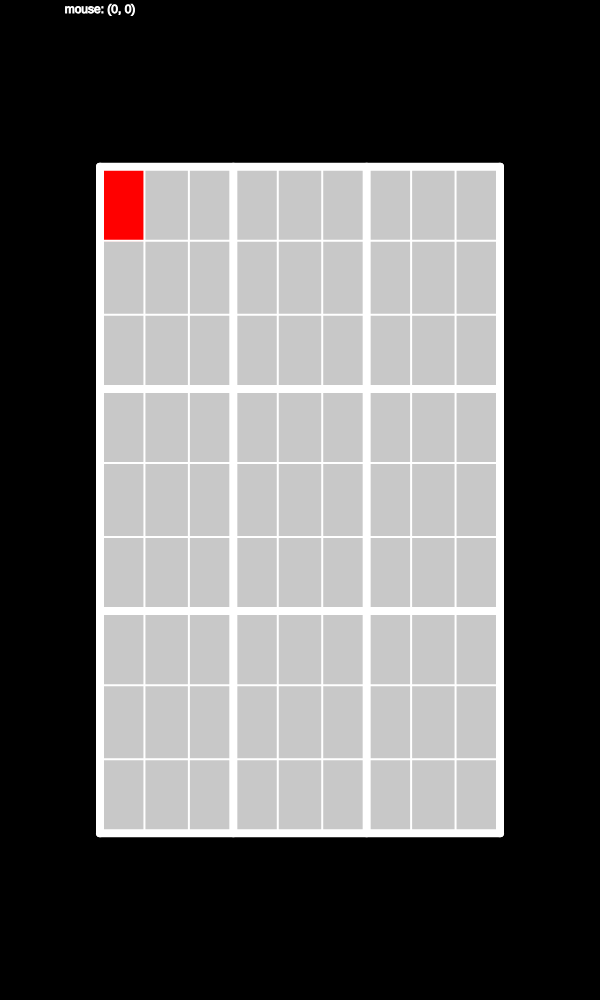
Frame 1 (no input)
Frame 60 (no input): identical to frame 1, image omitted
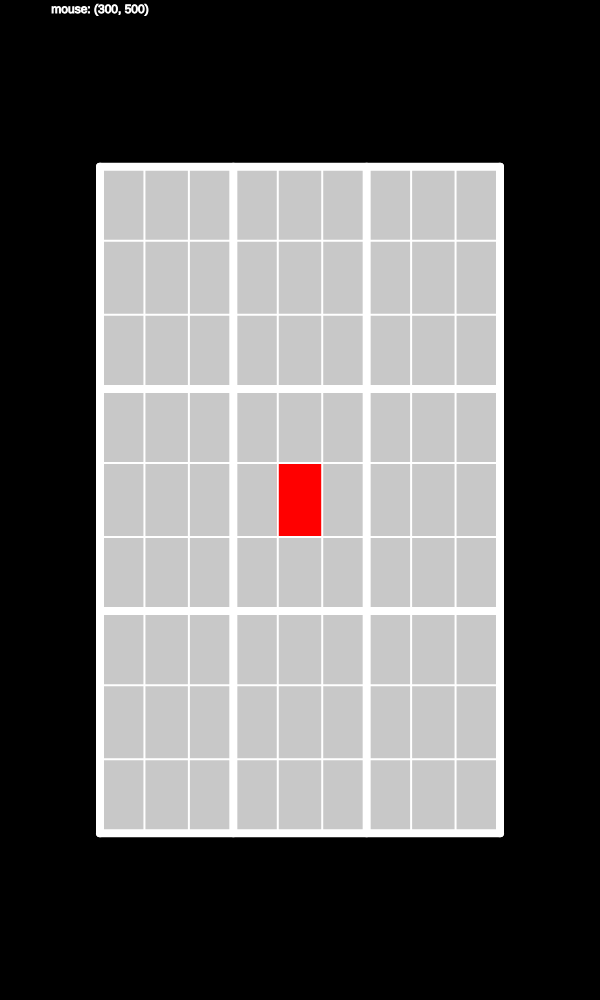
Frame 120 (the mouse pressed at the canvas centre since frame 60)

The p5.js sketch that drew these frames (run headless with seeded random() and noise() and a simulated clock; from frame 60 on, the mouse is pressed at the canvas centre):

// p5.js sketch
// ── sketch.js
var grid = Array(9);
for (i = 0; i < 9; i++) {
    grid[i] = [0, 0, 0,  0, 0, 0,  0, 0, 0];
}

var currentSelection = [0, 0];

var deadZoneX;
var deadZoneY;

var gridZone;

function setup() {
  var cnv = createCanvas(windowWidth/2, windowHeight);
  cnv.style('display', 'block');

  deadZoneX = width/6;
  deadZoneY = height/6;

  gridZone = {
      x1: deadZoneX,
      x2: width - deadZoneX,
      y1: deadZoneY,
      y2: height - deadZoneY,
      width: (width - deadZoneX) - (deadZoneX),
      height: (height - deadZoneY) - (deadZoneY)
  };

  textAlign(CENTER, CENTER);

  background(0);
}

function draw() {
  background(0);
  drawCells();
  drawGrid();
  debug();
}

function debug() {
    push();
    stroke(255);
    fill(255);
    text("mouse: (" + mouseX + ", " + mouseY + ")", 100, 10);
    pop();
}

function drawGrid() {
    push();
    stroke(255);
    strokeWeight(2);
    for (i = 0; i < 10; i++) {
        push();
        if (i % 3 == 0) {
            strokeWeight(8);
        }
        line( gridZone.x1 + ((gridZone.width / 9) * i), gridZone.y1, gridZone.x1 + ((gridZone.width / 9) * i), gridZone.y2); 
        pop();
    }
    for (i = 0; i < 10; i++) {
        push();
        if (i % 3 == 0) {
            strokeWeight(8);
        }
        line( gridZone.x1, gridZone.y1 + ((gridZone.height / 9) * i), gridZone.x2, gridZone.y1 + ((gridZone.height / 9) * i));
        pop();
    }
    pop();
}

function drawCells() {
    push();
    // Fill current selection
    stroke(255, 0, 0);
    fill(255, 0, 0);
    rect(gridZone.x1 + ((gridZone.width / 9) * currentSelection[0]), gridZone.y1 + ((gridZone.height / 9) * currentSelection[1]), gridZone.width / 9, gridZone.height / 9);
    for (x = 0; x < 9; x++) {
        for (y = 0; y < 9; y++) {
            stroke(200, 200, 200);
            fill(200, 200, 200);
            rect(gridZone.x1 + ((gridZone.width / 9) * x), gridZone.y1 + ((gridZone.height / 9) * y), gridZone.width / 9, gridZone.height / 9);

            if (grid[y][x] != 0) {
                stroke(255);
                fill(255);
                textSize(32);
                text(grid[y][x], gridZone.x1 + (gridZone.width / 18) + ((gridZone.width / 9) * x), gridZone.y1 + (gridZone.height / 18) + ((gridZone.height / 9) * y));
            }
        }
    }
    fillCurrentSelection();
    pop();
}

function fillCurrentSelection() {
    // Fill current selection
    stroke(255, 0, 0);
    fill(255, 0, 0);
    rect(gridZone.x1 + ((gridZone.width / 9) * currentSelection[0]), gridZone.y1 + ((gridZone.height / 9) * currentSelection[1]), gridZone.width / 9, gridZone.height / 9);
    if (grid[currentSelection[1]][currentSelection[0]] != 0) {
        stroke(255);
        fill(255);
        textSize(32);
        text(grid[currentSelection[1]][currentSelection[0]], gridZone.x1 + (gridZone.width / 18) + ((gridZone.width / 9) * currentSelection[0]), gridZone.y1 + (gridZone.height / 18) + ((gridZone.height / 9) * currentSelection[1]));
    }
}

function mousePressed() {
    mx = mouseX;
    my = mouseY;
    x = int( ((mx - gridZone.x1) / gridZone.width ) * 9);
    y = int( ((my - gridZone.y1) / gridZone.height) * 9);
    if (x >= 0 && x < 9 & y >= 0 && y < 9) {
        currentSelection = [x, y];
    }
}

function keyTyped() {
    val = parseInt(key);
    if (!isNaN(val)) {
        grid[currentSelection[1]][currentSelection[0]] = val;
    }
}
